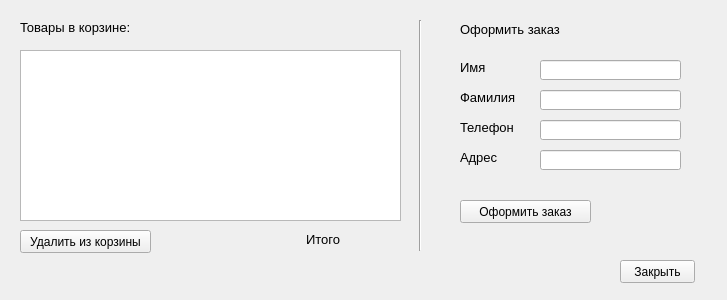
<?xml version="1.0" encoding="UTF-8"?>
<ui version="4.0">
 <class>basket</class>
 <widget class="QWidget" name="basket">
  <property name="geometry">
   <rect>
    <x>0</x>
    <y>0</y>
    <width>727</width>
    <height>300</height>
   </rect>
  </property>
  <property name="windowTitle">
   <string>Basket</string>
  </property>
  <widget class="QPushButton" name="pushButton">
   <property name="geometry">
    <rect>
     <x>620</x>
     <y>260</y>
     <width>75</width>
     <height>23</height>
    </rect>
   </property>
   <property name="text">
    <string>Закрыть</string>
   </property>
  </widget>
  <widget class="QListWidget" name="listWidget">
   <property name="geometry">
    <rect>
     <x>20</x>
     <y>50</y>
     <width>381</width>
     <height>171</height>
    </rect>
   </property>
  </widget>
  <widget class="QLabel" name="label">
   <property name="geometry">
    <rect>
     <x>20</x>
     <y>20</y>
     <width>231</width>
     <height>16</height>
    </rect>
   </property>
   <property name="text">
    <string>&lt;html&gt;&lt;head/&gt;&lt;body&gt;&lt;p&gt;&lt;span style=&quot; font-size:10pt;&quot;&gt;Товары в корзине:&lt;/span&gt;&lt;/p&gt;&lt;/body&gt;&lt;/html&gt;</string>
   </property>
  </widget>
  <widget class="QLabel" name="label_2">
   <property name="geometry">
    <rect>
     <x>460</x>
     <y>20</y>
     <width>131</width>
     <height>20</height>
    </rect>
   </property>
   <property name="text">
    <string>&lt;html&gt;&lt;head/&gt;&lt;body&gt;&lt;p&gt;&lt;span style=&quot; font-size:10pt;&quot;&gt;Оформить заказ&lt;/span&gt;&lt;/p&gt;&lt;/body&gt;&lt;/html&gt;</string>
   </property>
  </widget>
  <widget class="QLineEdit" name="lineEdit">
   <property name="geometry">
    <rect>
     <x>540</x>
     <y>60</y>
     <width>141</width>
     <height>20</height>
    </rect>
   </property>
  </widget>
  <widget class="QLineEdit" name="lineEdit_2">
   <property name="geometry">
    <rect>
     <x>540</x>
     <y>90</y>
     <width>141</width>
     <height>20</height>
    </rect>
   </property>
  </widget>
  <widget class="QLineEdit" name="lineEdit_3">
   <property name="geometry">
    <rect>
     <x>540</x>
     <y>120</y>
     <width>141</width>
     <height>20</height>
    </rect>
   </property>
  </widget>
  <widget class="QLabel" name="label_3">
   <property name="geometry">
    <rect>
     <x>460</x>
     <y>60</y>
     <width>47</width>
     <height>13</height>
    </rect>
   </property>
   <property name="text">
    <string>&lt;html&gt;&lt;head/&gt;&lt;body&gt;&lt;p&gt;&lt;span style=&quot; font-size:10pt;&quot;&gt;Имя&lt;/span&gt;&lt;/p&gt;&lt;/body&gt;&lt;/html&gt;</string>
   </property>
  </widget>
  <widget class="QLabel" name="label_4">
   <property name="geometry">
    <rect>
     <x>460</x>
     <y>90</y>
     <width>71</width>
     <height>16</height>
    </rect>
   </property>
   <property name="text">
    <string>&lt;html&gt;&lt;head/&gt;&lt;body&gt;&lt;p&gt;&lt;span style=&quot; font-size:10pt;&quot;&gt;Фамилия&lt;/span&gt;&lt;/p&gt;&lt;/body&gt;&lt;/html&gt;</string>
   </property>
  </widget>
  <widget class="QLabel" name="label_5">
   <property name="geometry">
    <rect>
     <x>460</x>
     <y>120</y>
     <width>61</width>
     <height>16</height>
    </rect>
   </property>
   <property name="text">
    <string>&lt;html&gt;&lt;head/&gt;&lt;body&gt;&lt;p&gt;&lt;span style=&quot; font-size:10pt;&quot;&gt;Телефон&lt;/span&gt;&lt;/p&gt;&lt;/body&gt;&lt;/html&gt;</string>
   </property>
  </widget>
  <widget class="QPushButton" name="pushButton_2">
   <property name="geometry">
    <rect>
     <x>460</x>
     <y>200</y>
     <width>131</width>
     <height>23</height>
    </rect>
   </property>
   <property name="text">
    <string>Оформить заказ</string>
   </property>
  </widget>
  <widget class="QPushButton" name="pushButton_3">
   <property name="geometry">
    <rect>
     <x>20</x>
     <y>230</y>
     <width>131</width>
     <height>23</height>
    </rect>
   </property>
   <property name="text">
    <string>Удалить из корзины</string>
   </property>
  </widget>
  <widget class="QLabel" name="label_6">
   <property name="geometry">
    <rect>
     <x>460</x>
     <y>150</y>
     <width>51</width>
     <height>16</height>
    </rect>
   </property>
   <property name="text">
    <string>&lt;html&gt;&lt;head/&gt;&lt;body&gt;&lt;p&gt;&lt;span style=&quot; font-size:10pt;&quot;&gt;Адрес&lt;/span&gt;&lt;/p&gt;&lt;/body&gt;&lt;/html&gt;</string>
   </property>
  </widget>
  <widget class="QLineEdit" name="lineEdit_4">
   <property name="geometry">
    <rect>
     <x>540</x>
     <y>150</y>
     <width>141</width>
     <height>20</height>
    </rect>
   </property>
  </widget>
  <widget class="QLabel" name="label_7">
   <property name="geometry">
    <rect>
     <x>306</x>
     <y>230</y>
     <width>41</width>
     <height>20</height>
    </rect>
   </property>
   <property name="text">
    <string>&lt;html&gt;&lt;head/&gt;&lt;body&gt;&lt;p&gt;&lt;span style=&quot; font-size:10pt;&quot;&gt;Итого&lt;/span&gt;&lt;/p&gt;&lt;/body&gt;&lt;/html&gt;</string>
   </property>
  </widget>
  <widget class="Line" name="line">
   <property name="geometry">
    <rect>
     <x>410</x>
     <y>20</y>
     <width>20</width>
     <height>231</height>
    </rect>
   </property>
   <property name="orientation">
    <enum>Qt::Vertical</enum>
   </property>
  </widget>
  <widget class="QLabel" name="price">
   <property name="geometry">
    <rect>
     <x>350</x>
     <y>230</y>
     <width>71</width>
     <height>20</height>
    </rect>
   </property>
   <property name="text">
    <string>&lt;html&gt;&lt;head/&gt;&lt;body&gt;&lt;p&gt;&lt;br/&gt;&lt;/p&gt;&lt;/body&gt;&lt;/html&gt;</string>
   </property>
  </widget>
 </widget>
 <resources/>
 <connections/>
</ui>
